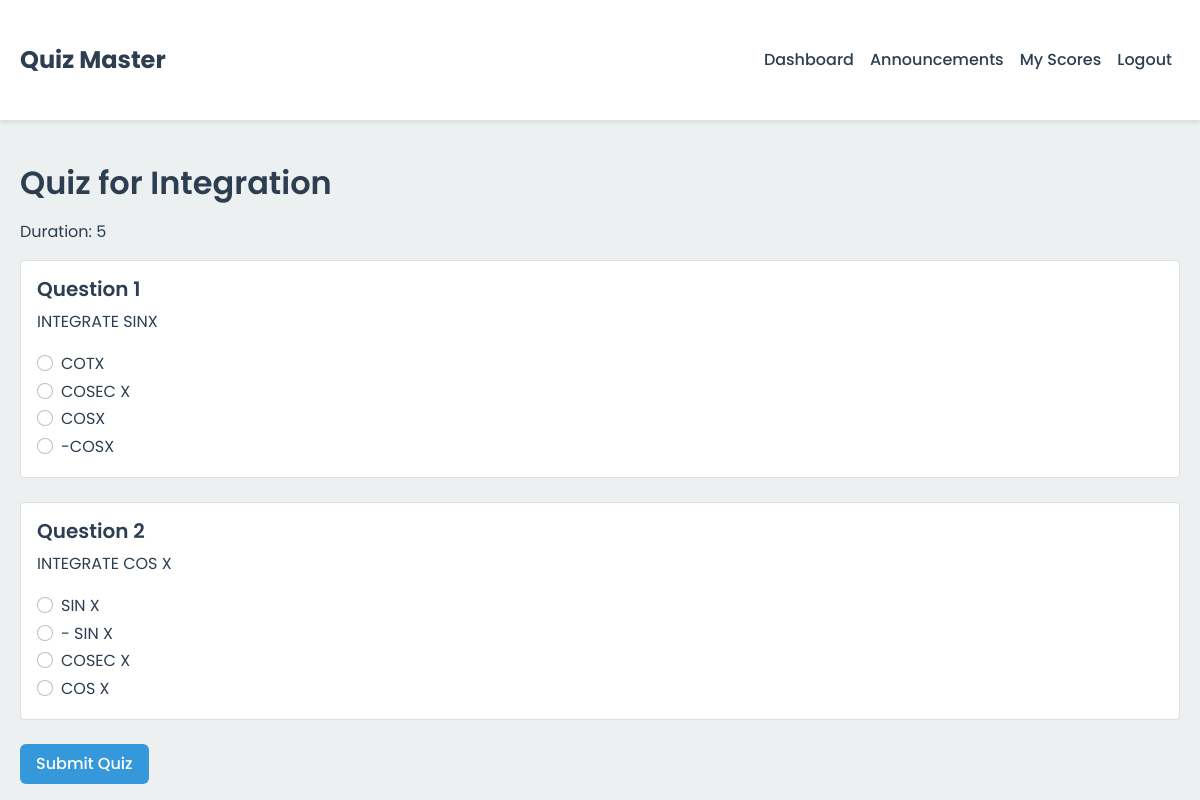
Screenshot of /take_quiz/1 (signed in) with the database file from the repository.
### app/models.py (models this page shows)
class Chapter(db.Model):#chapter table
    id = db.Column(db.Integer, primary_key=True)
    name = db.Column(db.String(100), nullable=False)
    description = db.Column(db.Text)
    subject_id = db.Column(db.Integer, db.ForeignKey('subject.id'), nullable=False)
    quizzes = db.relationship('Quiz', backref='chapter', lazy='dynamic')

class Quiz(db.Model):#quiz table
    id = db.Column(db.Integer, primary_key=True)
    name = db.Column(db.String(255), nullable=False)
    chapter_id = db.Column(db.Integer, db.ForeignKey('chapter.id'), nullable=False)
    title = db.Column(db.String(255), nullable=False, default="Quiz 0")
    date_of_quiz = db.Column(db.Date, nullable=False)
    time_duration = db.Column(Integer, nullable=False)
    remarks = db.Column(db.Text)
    questions = db.relationship('Question', backref='quiz', lazy='dynamic', cascade="all, delete-orphan")
    scores = db.relationship('Score', backref='quiz', lazy='dynamic', cascade="all, delete-orphan")

class Question(db.Model):#question table
    id = db.Column(db.Integer, primary_key=True)
    quiz_id = db.Column(db.Integer, db.ForeignKey('quiz.id'), nullable=False)
    question_statement = db.Column(db.Text, nullable=False)
    option1 = db.Column(db.String(200), nullable=False)
    option2 = db.Column(db.String(200), nullable=False)
    option3 = db.Column(db.String(200), nullable=False)
    option4 = db.Column(db.String(200), nullable=False)
    correct_option = db.Column(db.Integer, nullable=False)

### app/routes/user.py (the view, shortened to what this page needs)
@anirudh_bp.route('/take_quiz/<int:quiz_id>', methods=['GET', 'POST'])
@login_required
def take_quiz(quiz_id):#my take quiz page
    quiz = Quiz.query.get_or_404(quiz_id)
    questions = Question.query.filter_by(quiz_id=quiz.id).all()
    return render_template('user/take_quiz.html', quiz=quiz, questions=questions)

### app/models.py (called while the page is built)
@login_manager.user_loader  #user session manage karne ke liye
def load_user(id):
    return User.query.get(int(id))

### app/templates/user/take_quiz.html (shortened to what this page needs)
{% extends "base.html" %}
{% block content %}
<h2>Quiz for {{ quiz.chapter.name }}</h2>
<p>Duration: {{ quiz.time_duration }}</p>
{% if current_user.is_admin %}
    <div class="alert alert-warning">
        You are admin. You cannot take quizes.
        <a href="{{ url_for('admin.dashboard') }}" class="btn btn-primary mt-2">Go back to Dashboard</a>
    </div>
{% else %}
    <form method="POST">
        {% for question in questions %}
            <div class="card mb-4">
                <div class="card-body">
                    <h5 class="card-title">Question {{ loop.index }}</h5>
                    <p class="card-text">{{ question.question_statement }}</p>
                    <div class="form-check">
                        <input class="form-check-input" type="radio" name="question_{{ question.id }}" id="option1_{{ question.id }}" value="1" required>
                        <label class="form-check-label" for="option1_{{ question.id }}">{{ question.option1 }}</label>
                    </div>
                    <div class="form-check">
                        <input class="form-check-input" type="radio" name="question_{{ question.id }}" id="option2_{{ question.id }}" value="2">
                        <label class="form-check-label" for="option2_{{ question.id }}">{{ question.option2 }}</label>
                    </div>
                    <div class="form-check">
                        <input class="form-check-input" type="radio" name="question_{{ question.id }}" value="3" id="option3_{{ question.id }}">
                        <label class="form-check-label" for="option3_{{ question.id }}">{{ question.option3 }}</label>
                    </div>
                    <div class="form-check">
                        <input class="form-check-input" type="radio" name="question_{{ question.id }}" id="option4_{{ question.id }}" value="4">
                        <label class="form-check-label" for="option4_{{ question.id }}">{{ question.option4 }}</label>
                    </div>
                </div>
            </div>
        {% endfor %}
        <button type="submit" class="btn btn-primary">Submit Quiz</button>
    </form>
{% endif %}
{% endblock %}

### app/static/css/style.css (style rules this page uses)
:root { --primary-color: #2c3e50; --secondary-color: #3498db; --accent-color: #e74c3c; --background-color: #ecf0f1; --text-color: #2c3e50; --shadow: 0 2px 4px rgba(0,0,0,0.1); --transition: all 0.3s ease; }
body { font-family: 'Poppins', sans-serif; color: var(--text-color); background-color: var(--background-color); line-height: 1.6; }
.btn { border-radius: 6px; padding: 8px 16px; font-weight: 500; transition: var(--transition); }
.btn-primary { background-color: var(--secondary-color); border: none; }
h1, h2, h3, h4, h5, h6 { color: var(--primary-color); font-weight: 600; margin-bottom: 1rem; }

### rows the page displays
Chapter: chapter.name "Integration"
Quiz: time_duration "5"
Question: question_statement "INTEGRATE SINX", option1 "COTX", option2 "COSEC X", option3 "COSX", option4 "-COSX"
Question: question_statement "INTEGRATE COS X", option1 "SIN X", option2 "- SIN X", option3 "COSEC X", option4 "COS X"
